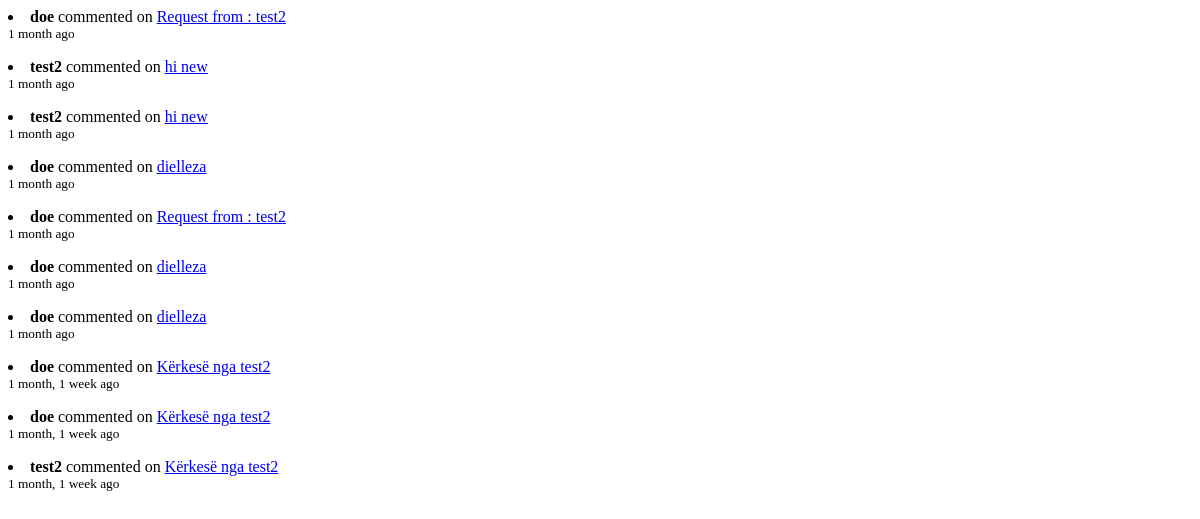
Page /agent/recent-events/ (signed in) on the earlier database version.
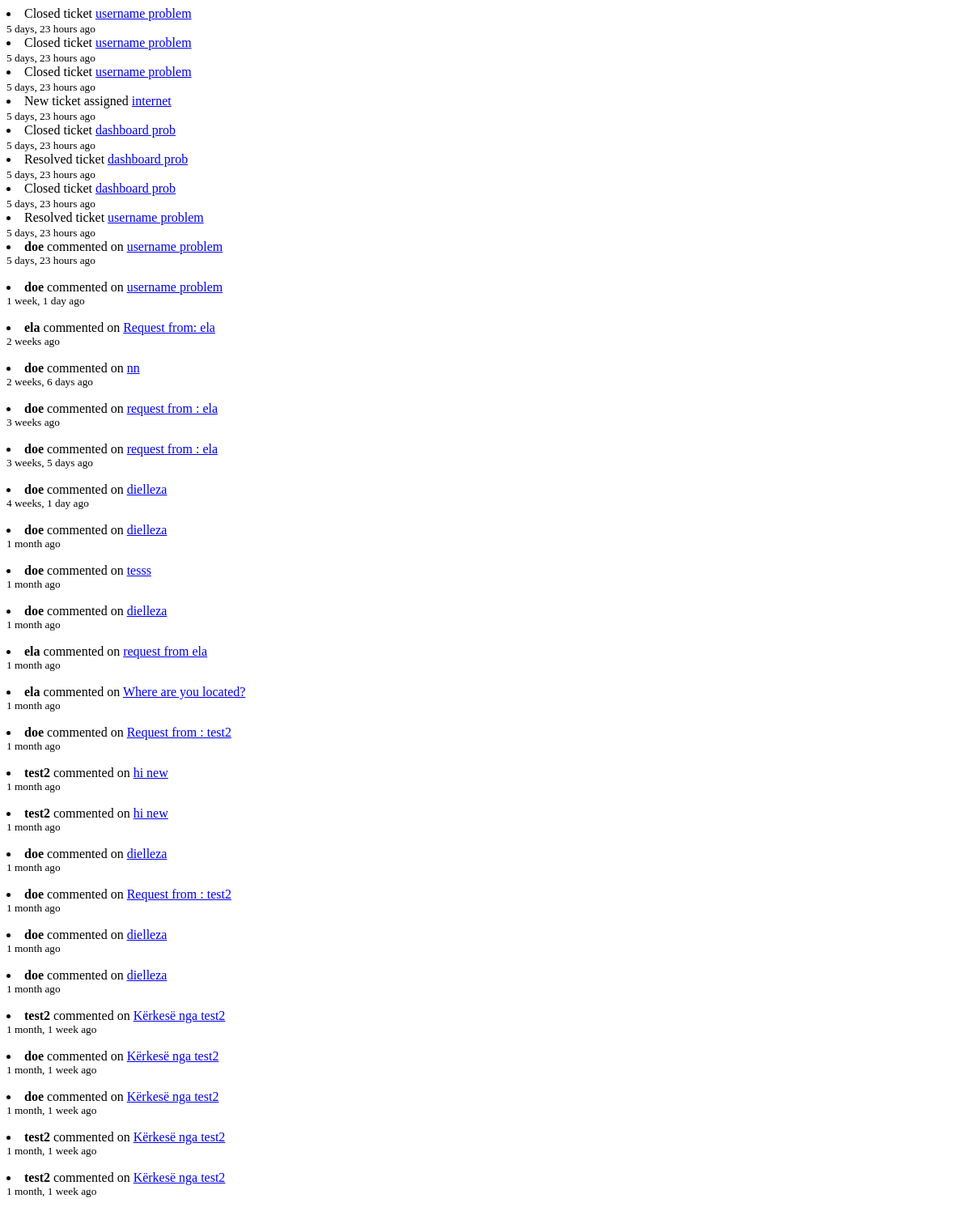
Same page on the later database version.
### helpdeskApp/models.py (models this page shows, shortened)
class Comment(models.Model):
    ticket = models.ForeignKey('Ticket', related_name='comments', on_delete=models.CASCADE)
    author = models.ForeignKey(User, on_delete=models.CASCADE)
    message = models.TextField()
    created_at = models.DateTimeField(auto_now_add=True)

class CustomUser(AbstractUser):
    ROLE_CHOICES= (
        ('worker', 'Worker'),
        ('agent','Helpdesk Agent'),
    )
    role=models.CharField(max_length=25, choices=ROLE_CHOICES)

class Ticket(models.Model):
    STATUS_CHOICES = (
        ('open', 'Open'),
        ('in_progress', 'In Progress'),
        ('resolved', 'Resolved'),
        ('closed', 'Closed'),
    )
    PRIORITY_CHOICES = (
        ('high', 'High'),
        ('medium', 'Medium'),
        ('low', 'Low'),
    )
    CATEGORY_CHOICES = (
        ('software', 'Software'),
        ('hardware', 'Hardware'),
        ('network', 'Network'),
        ('other', 'Other'),
    )
    created_by = models.ForeignKey(
        settings.AUTH_USER_MODEL,
        on_delete=models.CASCADE,
        related_name='created_tickets'
    )
    assigned_to = models.ForeignKey(
        settings.AUTH_USER_MODEL,
        on_delete=models.SET_NULL,
        null=True,
        blank=True,
        limit_choices_to={'role': 'agent'},
        related_name='assigned_tickets'
    )
    subject = models.CharField(max_length=255)
    description = models.TextField()
    status = models.CharField(max_length=20, choices=STATUS_CHOICES, default='open')
    priority = models.CharField(max_length=10, choices=PRIORITY_CHOICES, default='medium')
    category = models.CharField(max_length=20, choices=CATEGORY_CHOICES, default='other')
    created_at = models.DateTimeField(auto_now_add=True)
    updated_at = models.DateTimeField(auto_now=True)

class ActivityLog(models.Model):
    ACTIVITY_TYPES = [
        ('resolved', 'Resolved Ticket'),
        ('closed', 'Closed Ticket'),
        ('updated', 'Updated Ticket'),
        ('assigned', 'New Ticket Assigned'),
    ]
    user = models.ForeignKey(User, on_delete=models.CASCADE)
    ticket = models.ForeignKey('Ticket', on_delete=models.CASCADE)
    type = models.CharField(max_length=20, choices=ACTIVITY_TYPES)
    timestamp = models.DateTimeField(auto_now_add=True)

### helpdeskApp/views.py (the view)
# urls.py: path('agent/recent-events/', views.all_recent_events, name='all_recent_events'),
@login_required
def all_recent_events(request):
    if request.user.role != 'agent':
        return redirect('worker_dashboard')
    recent_comments = Comment.objects.filter(ticket__assigned_to=request.user).select_related('ticket', 'author')
    recent_activity = ActivityLog.objects.filter(user=request.user).select_related('ticket', 'user')
    for comment in recent_comments:
        comment.event_type = 'comment'
        comment.event_time = comment.created_at
    for activity in recent_activity:
        activity.event_type = 'activity'
        activity.event_time = activity.timestamp
    all_events = sorted(
        chain(recent_comments, recent_activity),
        key=lambda x: x.event_time,
        reverse=True
    )
    return render(request, 'partials/recent_events_list.html', {
        'recent_events': all_events,
    })

### helpdeskApp/templates/partials/recent_events_list.html (shortened to what this page needs)
{% for event in recent_events %}
    <li>
        {% if event.event_type == "comment" %}
            <strong>{{ event.author.username }}</strong> commented on
            <a href="{% url 'ticket_detail' event.ticket.id %}">
                {{ event.ticket.subject|truncatewords:6 }}
            </a>
            <br>
            <small>{{ event.created_at|timesince }} ago</small>
        {% elif event.event_type == "activity" %}
            <span class="activity-text">
                {% if event.type == 'resolved' %}
                    Resolved ticket <a href="{% url 'ticket_detail' event.ticket.id %}">{{ event.ticket.subject }}</a>
                {% elif event.type == 'closed' %}
                    Closed ticket <a href="{% url 'ticket_detail' event.ticket.id %}">{{ event.ticket.subject }}</a>
                {% elif event.type == 'updated' %}
                    Updated ticket <a href="{% url 'ticket_detail' event.ticket.id %}">{{ event.ticket.subject }}</a>
                {% elif event.type == 'assigned' %}
                    New ticket assigned <a href="{% url 'ticket_detail' event.ticket.id %}">{{ event.ticket.subject }}</a>
                {% endif %}
            </span>
            <br>
            <small>{{ event.timestamp|timesince }} ago</small>
        {% endif %}
    </li>
{% empty %}
    <li>No recent events found.</li>
{% endfor %}

Differences in the rows shown:
added ActivityLog: ticket.subject "username problem", timestamp "5 days, 23 hours"
added ActivityLog: ticket.subject "username problem", timestamp "5 days, 23 hours"
added ActivityLog: ticket.subject "username problem", timestamp "5 days, 23 hours"
added ActivityLog: ticket.subject "internet", timestamp "5 days, 23 hours"
added ActivityLog: ticket.subject "dashboard prob", timestamp "5 days, 23 hours"
added ActivityLog: ticket.subject "dashboard prob", timestamp "5 days, 23 hours"
added ActivityLog: ticket.subject "dashboard prob", timestamp "5 days, 23 hours"
added ActivityLog: ticket.subject "username problem", timestamp "5 days, 23 hours"
added Comment: author.username "doe", ticket.subject "username problem", created_at "5 days, 23 hours"
added Comment: author.username "doe", ticket.subject "username problem", created_at "1 week, 1 day"
added Comment: author.username "ela", ticket.subject "Request from: ela", created_at "2 weeks"
added Comment: author.username "doe", ticket.subject "nn", created_at "2 weeks, 6 days"
added Comment: author.username "doe", ticket.subject "request from : ela", created_at "3 weeks"
added Comment: author.username "doe", ticket.subject "request from : ela", created_at "3 weeks, 5 days"
added Comment: author.username "doe", ticket.subject "dielleza", created_at "4 weeks, 1 day"
added Comment: author.username "doe", ticket.subject "dielleza", created_at "1 month"
added Comment: author.username "doe", ticket.subject "tesss", created_at "1 month"
added Comment: author.username "doe", ticket.subject "dielleza", created_at "1 month"
added Comment: author.username "ela", ticket.subject "request from ela", created_at "1 month"
now on this page (row unchanged): Comment: author.username "ela", ticket.subject "Where are you located?", created_at "1 month"
now on this page (row unchanged): Comment: author.username "test2", ticket.subject "Kërkesë nga test2", created_at "1 month, 1 week"
now on this page (row unchanged): Comment: author.username "test2", ticket.subject "Kërkesë nga test2", created_at "1 month, 1 week"
